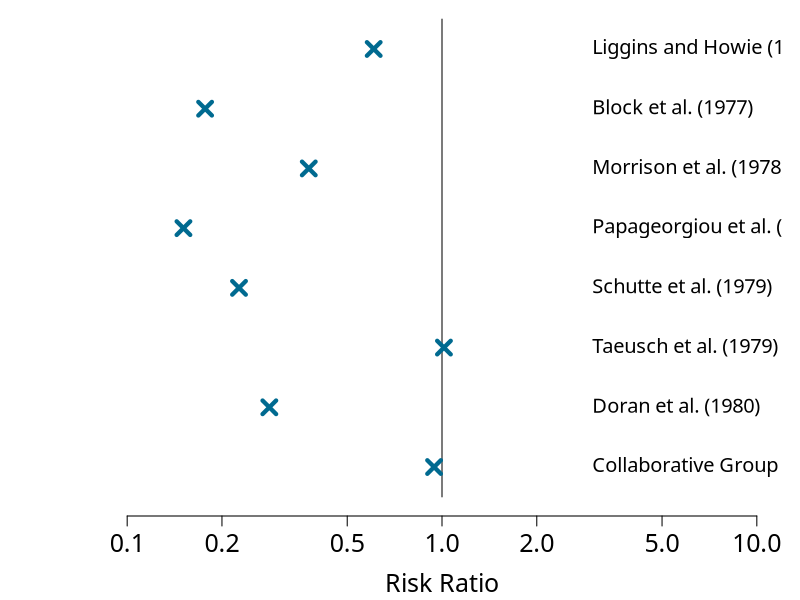
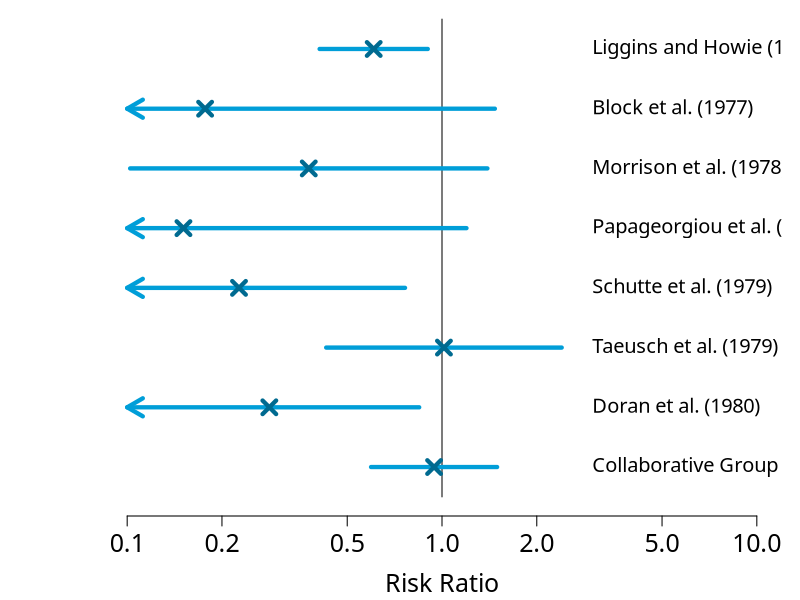
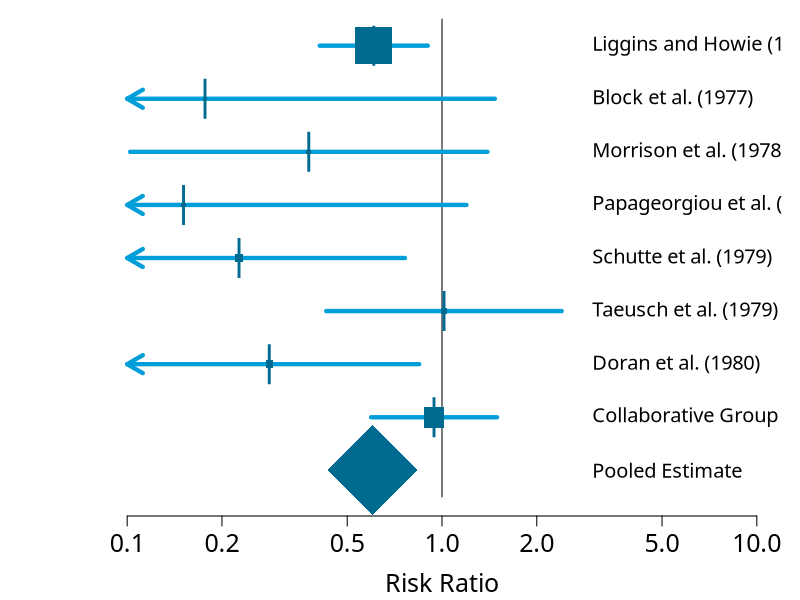

Generate these figures, in order, with R:
## ---- chunk 1
#| code-fold: true
#| code-summary: "Inputting the Results of the Eight RCTs into a Data Frame in R"
#| label: inputting-rcts-data
steroid_trials <- data.frame(
  control_group_size = c(538, 61, 59, 75, 58, 71, 63, 372), 
  control_group_deaths = c(60, 5, 7, 7, 12, 10, 11, 34), 
  treatment_group_size = c(532, 69, 67, 71, 64, 56, 81, 371), 
  treatment_group_deaths = c(36, 1, 3, 1, 3, 8, 4, 32))

trial_names <- c("Liggins and Howie (1972)",
                 "Block et al. (1977)",
                 "Morrison et al. (1978)",
                 "Papageorgiou et al. (1979)",
                 "Schutte et al. (1979)",
                 "Taeusch et al. (1979)",
                 "Doran et al. (1980)",
                 "Collaborative Group (1981)")

rownames(steroid_trials) <- trial_names

num_trials <- nrow(steroid_trials)

totals <- rep(NA, times=num_trials)
for (i in 1:num_trials) {
  totals[i] <- steroid_trials$control_group_size[i] +  steroid_trials$treatment_group_size[i]
}
steroid_trials$total_trial_size <- totals
## ---- chunk 2
#| code-fold: true
#| code-summary: "Calculating and Plotting the Risk Ratios in R"
#| label: risk-ratios
risk_ratios <- rep(NA, times=num_trials)
for (i in 1:num_trials) {
  treatment_incidence <- steroid_trials$treatment_group_deaths[i]/steroid_trials$treatment_group_size[i]
  control_incidence <- steroid_trials$control_group_deaths[i]/steroid_trials$control_group_size[i]
  risk_ratios[i] <- treatment_incidence/control_incidence
}
steroid_trials$risk_ratio <- risk_ratios

empty_forest_plot <- function (xax, yax) {
  plot(1, type="n", log = "x", 
     cex.lab=1.5, cex.axis=1.5,
     xlim=xax, xlab="Risk Ratio", 
     ylim=yax, ylab=" ", frame.plot = FALSE, yaxt="n")
  yline <- yax + c(-0.5, 0.5)
  segments(1, yax[1], 1, yax[2])
  for (i in 1:num_trials) {
    y_coord <- num_trials+1-i
    text(3, y_coord, adj=0, trial_names[i], cex=1.2)
  }
}

par(mar=c(bottom=4.2, left=5.1, top=0, right=0.9), family="Roboto Slab") # setting the plot options
empty_forest_plot(xax=c(0.1, 10), yax=c(0.5, 8.5))
points(steroid_trials$risk_ratio, 8:1, 
       pch=4, col="#006a90", cex=1.8, lwd=4.2)
## ---- chunk 3
#| code-fold: true
#| code-summary: "Estimating and Plotting the Confidence Intervals in R"
#| label: confidence-intervals
confidence_intervals <- data.frame(
  lower = rep(NA, times=num_trials),
  upper = rep(NA, times=num_trials)
)
alpha <- 0.05
z_val <- qnorm(1-alpha/2)
for (i in 1:num_trials) {
  log_rr <- log(steroid_trials$risk_ratio[i])
  log_rr_SE <- sqrt((1/steroid_trials$control_group_deaths[i]) + (1/steroid_trials$treatment_group_deaths[i])
                     - (1/steroid_trials$control_group_size[i]) - (1/steroid_trials$treatment_group_size[i]))
  log_lower <- log_rr - z_val * log_rr_SE
  log_upper <- log_rr + z_val * log_rr_SE
  confidence_intervals$lower[i] <- exp(log_lower)
  confidence_intervals$upper[i] <- exp(log_upper)
}

par(mar=c(bottom=4.2, left=5.1, top=0, right=0.9), family="Roboto Slab")
empty_forest_plot(xax=c(0.1, 10), yax=c(0.5, 8.5))

plot_CIs <- function(CIs_df) {
  num_CIs <- nrow(CIs_df)
  for (i in 1:num_CIs){
    y_coord <- num_CIs+1-i
    lower <- CIs_df$lower[i]
    upper <- CIs_df$upper[i]
    if (lower < 0.1) {
      arrows(x0=0.1, y0=y_coord, 
             x1=upper, y1=y_coord, 
             code=1, length=0.18,
             lwd=4.2, col="#009ed8")      
    } else {
      segments(x0=lower, y0=y_coord, 
               x1=upper, y1=y_coord,
               lwd=4.2, col="#009ed8")
    }
  }
}

plot_CIs(confidence_intervals)
points(steroid_trials$risk_ratio, 8:1, 
       pch=4, col="#006a90", cex=1.8, lwd=4.2)
## ---- chunk 4
#| code-fold: true
#| code-summary: "Calculating a Mantel-Haenszel Pooled Estimate and Confidence Interval for the First Eight Antenatal Steroid RCTs in R"
#| label: mante-haenszel

weights <- rep(NA, num_trials)
for (i in 1:num_trials) {
  treatment_events <- steroid_trials$treatment_group_deaths[i]
  treatment_non_events <- steroid_trials$treatment_group_size[i] - treatment_events
  control_events <- steroid_trials$control_group_deaths[i]
  sample_size <- steroid_trials$total_trial_size[i]
  weights[i] <- (treatment_events + treatment_non_events) * control_events / sample_size
}
steroid_trials$normalised_weight <- weights / sum(weights)
pooled_rr_estimate <- sum(steroid_trials$risk_ratio * steroid_trials$normalised_weight)

# We find the standard error using the formula from this guide by Jon Deeks and Julian Higgins:
# https://imaging.mrc-cbu.cam.ac.uk/statswiki/FAQ/meta?action=AttachFile&do=get&target=cochraneor.pdf
n_1 <- steroid_trials$treatment_group_size
n_2 <- steroid_trials$control_group_size
a <- steroid_trials$treatment_group_deaths
c <- steroid_trials$control_group_deaths
N <- steroid_trials$total_trial_size
P <- sum((n_1*n_2*(a+c)-a*c*N)/N^2) 
R <- sum(a*n_2/N)
S <- sum(c*n_1/N)
log_SE <- sqrt(P/(R*S))

alpha <- 0.05
z_val <- qnorm(1-alpha/2)
log_CI_lower <- log(pooled_rr_estimate) - z_val * log_SE
log_CI_upper <- log(pooled_rr_estimate) + z_val * log_SE
CI <- exp(c(log_CI_lower, log_CI_upper))
cat("M-H Risk Ratio Estimate: ", pooled_rr_estimate,
    ",\n95% Confidence Interval: (", exp(log_CI_lower), ", ", exp(log_CI_upper), ")", sep = "")
## ---- chunk 5
#| code-fold: true
#| code-summary: "Creating the Final Forest Plot in R"
#| label: forest-plot

weights <- rep(NA, num_trials)
for (i in 1:num_trials) {
  treatment_events <- steroid_trials$treatment_group_deaths[i]
  treatment_non_events <- steroid_trials$treatment_group_size[i] - treatment_events
  control_events <- steroid_trials$control_group_deaths[i]
  sample_size <- steroid_trials$total_trial_size[i]
  weights[i] <- (treatment_events + treatment_non_events) * control_events / sample_size
}
steroid_trials$normalised_weight <- weights / sum(weights)
pooled_rr_estimate <- sum(steroid_trials$risk_ratio * steroid_trials$normalised_weight)

n_1 <- steroid_trials$treatment_group_size
n_2 <- steroid_trials$control_group_size
a <- steroid_trials$treatment_group_deaths
c <- steroid_trials$control_group_deaths
N <- steroid_trials$total_trial_size
P <- sum((n_1*n_2*(a+c)-a*c*N)/N^2) 
R <- sum(a*n_2/N)
S <- sum(c*n_1/N)
log_SE <- sqrt(P/(R*S))

alpha <- 0.05
z_val <- qnorm(1-alpha/2)
log_CI_lower <- log(pooled_rr_estimate) - z_val * log_SE
log_CI_upper <- log(pooled_rr_estimate) + z_val * log_SE
CI <- exp(c(log_CI_lower, log_CI_upper))

par(mar=c(bottom=4.2, left=5.1, top=0, right=0.9), family="Roboto Slab")
empty_forest_plot(xax=c(0.1, 10), yax=c(-0.5, 8.5))
text(3, 0, adj=0, "Pooled Estimate", cex=1.2)

plot_CIs(confidence_intervals)
segments(x0=CI[1], y0=0, 
         x1=CI[2], y1=0,
         lwd=4.2, col="#009ed8")

sizes <- steroid_trials$normalised_weight*12
points(steroid_trials$risk_ratio, 8:1, 
       pch=15, col="#006a90", cex=sizes, lwd=4.2)
points(steroid_trials$risk_ratio, 8:1, 
       pch="|", col="#006a90", cex=2.4)
points(pooled_rr_estimate, 0, pch=18, col="#006a90", cex=12)
